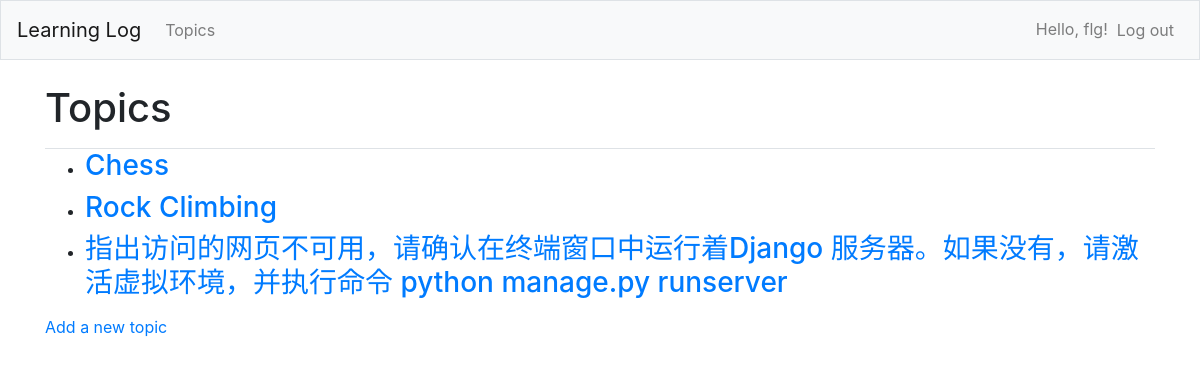
Page /topics/ (signed in) on the earlier database version.
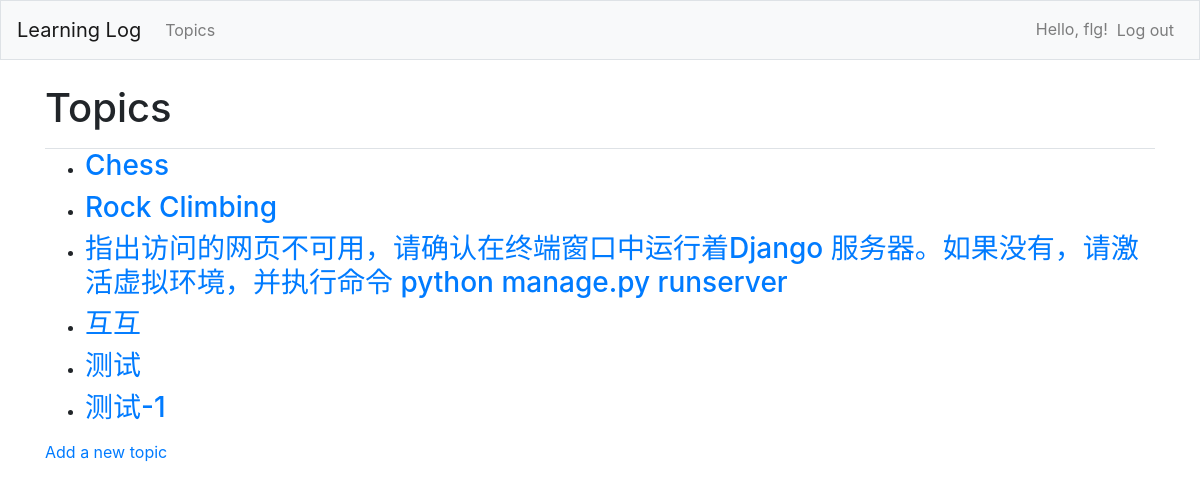
Same page on the later database version.
### learning_logs/models.py (models this page shows)
class Topic(models.Model):
    text = models.CharField(max_length=200)
    date_added = models.DateTimeField(auto_now_add=True)
    owner = models.ForeignKey(User, on_delete=models.CASCADE)
    def __str__(self):
        return self.text

### learning_logs/views.py (the view)
# urls.py: path('topics/', views.topics, name='topics'),
@login_required
def topics(request):
    topics = Topic.objects.filter(owner=request.user).order_by('date_added')
    context = {'topics': topics}
    return render(request, 'learning_logs/topics.html', context)

### learning_logs/templates/learning_logs/topics.html
{% extends "learning_logs/base.html" %}
{% block page_header %}
  <h1>Topics</h1>
{% endblock page_header %}
{% block content %}
  <ul>
    {% for topic in topics %}
      <li><h3>
        <a href="{% url 'learning_logs:topic' topic.id %}">{{ topic }}</a>
      </h3></li>
    {% empty %}
      <li><h3>No topics have been added yet.</h3></li>
    {% endfor %}
  </ul>
  </h3><a href="{% url 'learning_logs:new_topic' %}">Add a new topic</a></h3>
{% endblock content %}

Differences in the rows shown:
added Topic: text "互互"
added Topic: text "测试"
added Topic: text "测试-1"
